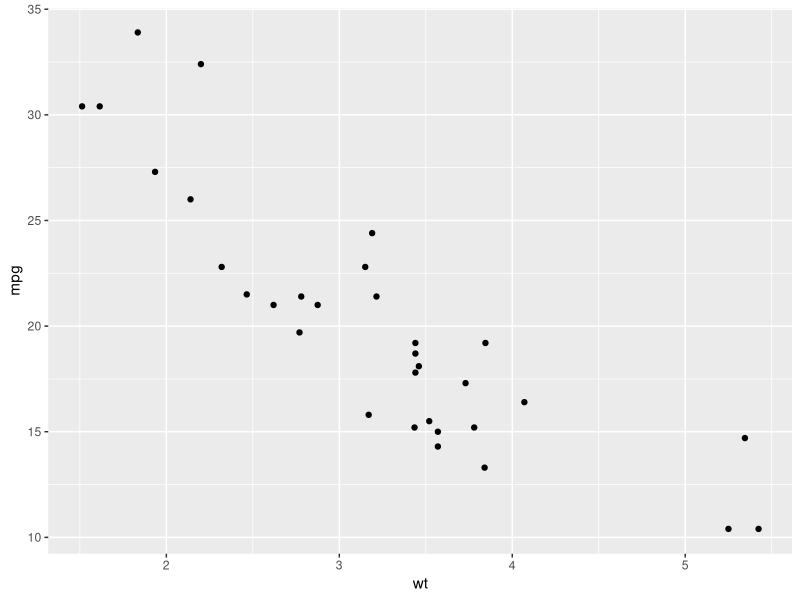
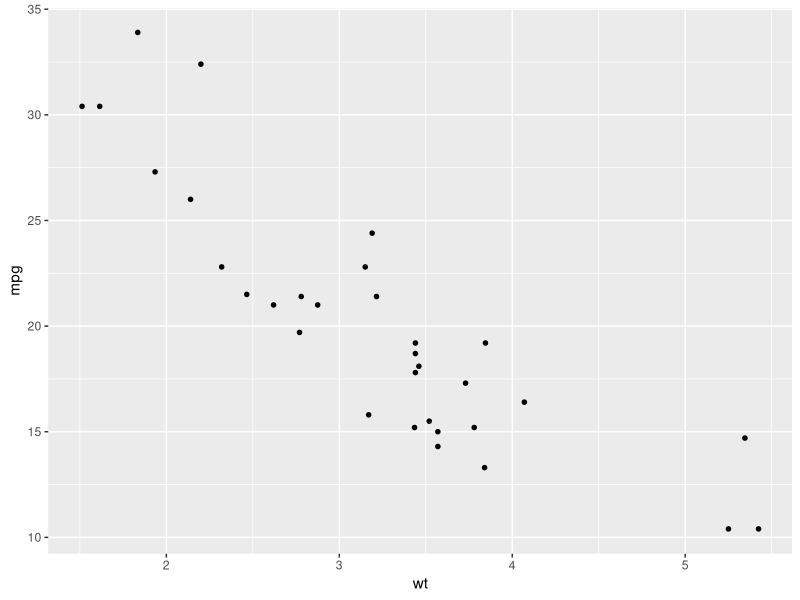

R code for these plots, in order:
#install.packages("ggplot2")
library(ggplot2)
dtasets=mtcars
datasets=mtcars
View(datasets)
 
#generating a basic scatter plot
ggplot(datasets,aes(x=wt,y=mpg)) +
  geom_point()
#Changing the point size as shape
ggplot(datasets,aes(x=wt,y=mpg)) +
  geom_point  (size=2,shape=20) 
